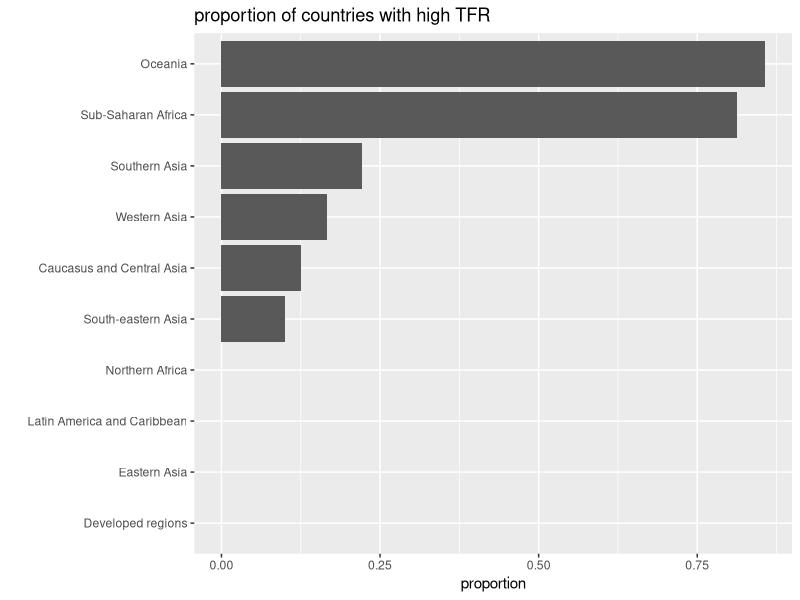
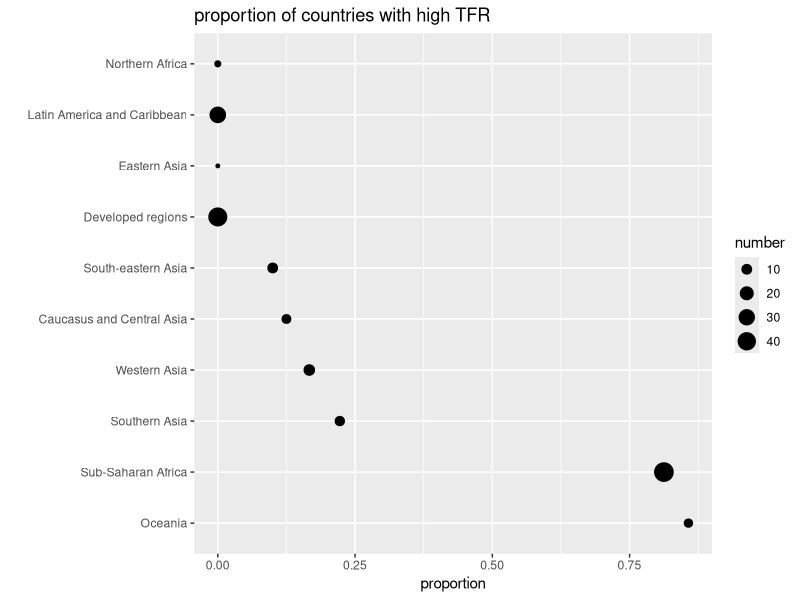
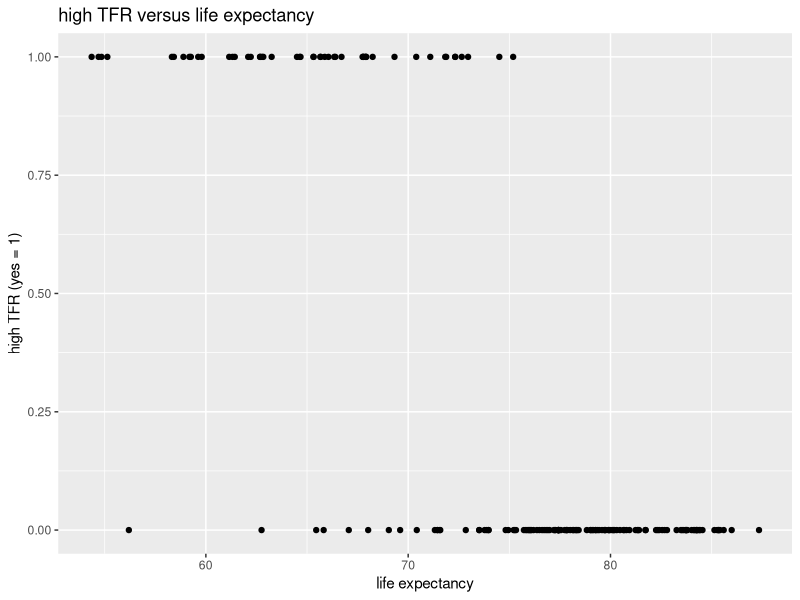
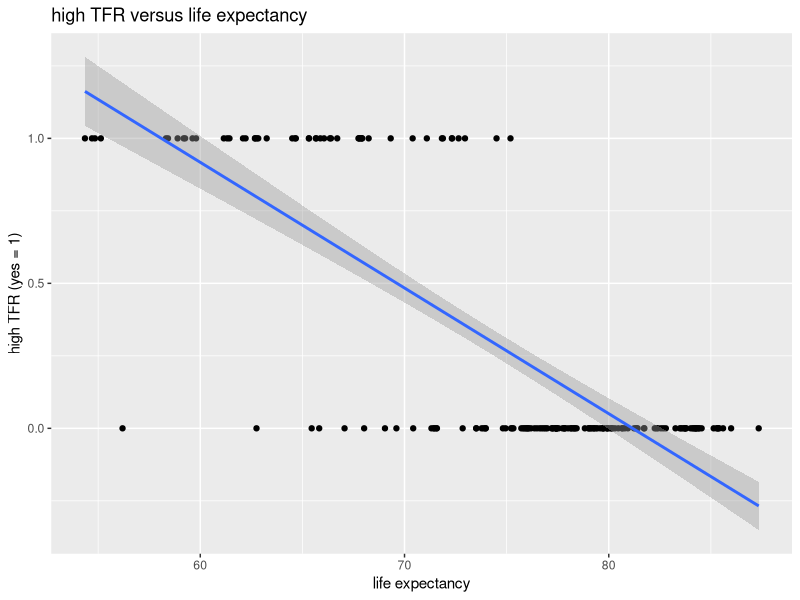
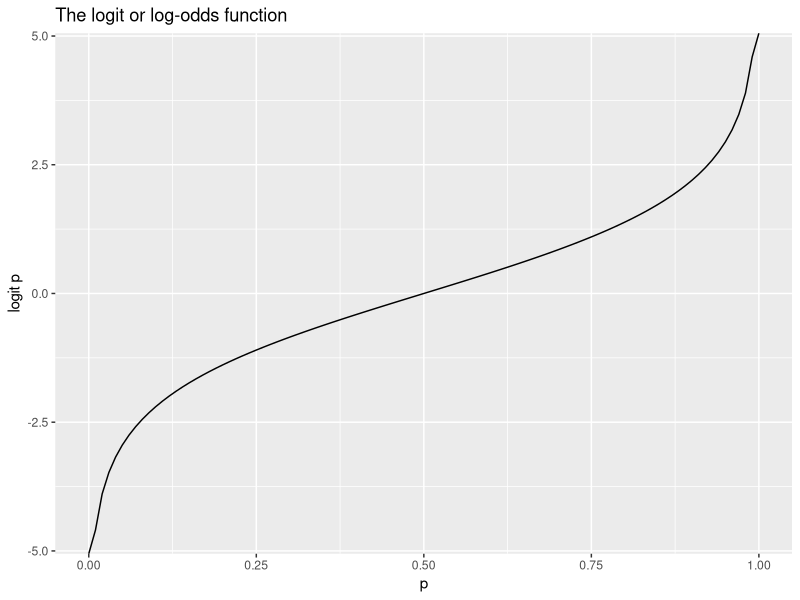

Generate these figures, in order, with R:
## ---- chunk 1
knitr::opts_chunk$set(echo = FALSE, message = FALSE, warning = FALSE, size = '\tiny')
## ---- chunk 2
library(tidyverse)
library(here)
country_ind <- read_csv(here("data/country_indicators.csv"))
country_ind_2017 <- country_ind %>% filter(year==2017)
## ---- chunk 3
country_ind_2017 <- country_ind_2017 %>% 
  mutate(high_tfr = ifelse(tfr>3.5, 1, 0))
head(country_ind_2017 %>% select(country, region, tfr, high_tfr))
## ---- chunk 4
country_ind_2017 %>% 
  group_by(region) %>% 
  summarize(prop_countries = sum(high_tfr)/n(), 
            n_countries = n()) %>% 
  mutate(region = fct_reorder(region, prop_countries)) %>% 
  ggplot(aes(region, prop_countries)) + 
  geom_bar(stat = "identity")+coord_flip()+
  labs(title = "proportion of countries with high TFR", x = "", y = "proportion")
## ---- chunk 5
country_ind_2017 %>% 
  group_by(region) %>% 
  summarize(prop_countries = sum(high_tfr)/n(), 
            n_countries = n()) %>% 
  mutate(region = fct_reorder(region, -prop_countries)) %>% 
  ggplot(aes(region, prop_countries, size = n_countries)) + 
  geom_point()+coord_flip()+
  labs(title = "proportion of countries with high TFR", x = "", y = "proportion")+
  scale_size(name = "number")
## ---- chunk 6
country_ind_2017 %>% 
  ggplot(aes(life_expectancy, high_tfr))+geom_point()+
  labs(title = "high TFR versus life expectancy", y = "high TFR (yes = 1)", x = "life expectancy") 
## ---- chunk 7
country_ind_2017 %>% 
  ggplot(aes(life_expectancy, high_tfr))+geom_point()+
  labs(title = "high TFR versus life expectancy", y = "high TFR (yes = 1)", x = "life expectancy") +
  geom_smooth(method = "lm")
## ---- chunk 8
tibble(x = seq(0, 1, by = 0.01), y = log(x/(1-x))) %>% 
  ggplot(aes(x,y))+geom_line() + ylab("logit p") + xlab("p") + ggtitle("The logit or log-odds function")
## ---- chunk 9
lr_mod <- glm(high_tfr ~ life_expectancy + gdp, 
              family = "binomial", data = country_ind_2017)
## ---- chunk 10
summary(lr_mod)
## ---- chunk 11
coef(lr_mod)
exp(coef(lr_mod))
## ---- chunk 12
beta0 <- coef(lr_mod)[[1]] # used double square brackets here to remove names (could use single)
beta1 <- coef(lr_mod)[[2]]
beta2 <- coef(lr_mod)[[3]]

estimated_log_odds <- beta0 + beta1*70 + beta2*9500

estimated_probability <- exp(estimated_log_odds)/(1+exp(estimated_log_odds))

estimated_log_odds
estimated_probability

## ---- chunk 13
lr_mod_2 <- glm(high_tfr ~ region, 
              family = "binomial", data = country_ind_2017)
summary(lr_mod_2)
## ---- chunk 14
exp(coef(lr_mod_2)[9])
## ---- chunk 15
summary(lr_mod)
